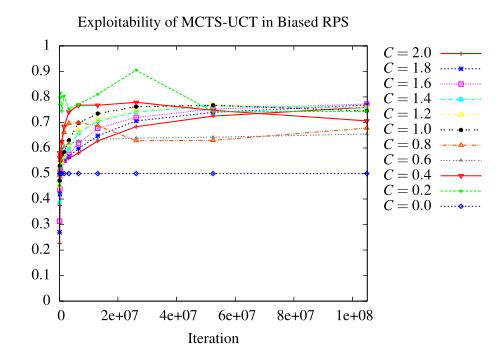

Reproduce this figure in gnuplot.
set terminal epslatex color colortext standalone header "\\usepackage[T1]{fontenc}\n\\usepackage{mathptmx}\n\\usepackage{helvet}"
set out 'duct.tex'
set key out vert
set key right
set title 'Exploitability of MCTS-UCT in Biased Rock, Paper, Scissors'
set xlabel 'Iteration'
set ylabel 'Exploitability'
set xrange [100000:105000000]
plot "mcts-uct-c2.0.dat" using 1:2 with linespoints lt 1 lw 3 title '$C=2.0$', \
     "mcts-uct-c1.8.dat" using 1:2 with linespoints lt 3 lw 3 title '$C=1.8$', \
     "mcts-uct-c1.6.dat" using 1:2 with linespoints lt 4 lw 3 title '$C=1.6$', \
     "mcts-uct-c1.4.dat" using 1:2 with linespoints lt 5 lw 3 title '$C=1.4$', \
     "mcts-uct-c1.2.dat" using 1:2 with linespoints lt 6 lw 3 title '$C=1.2$', \
     "mcts-uct-c1.0.dat" using 1:2 with linespoints lt 7 lw 3 title '$C=1.0$', \
     "mcts-uct-c0.8.dat" using 1:2 with linespoints lt 8 lw 3 title '$C=0.8$', \
     "mcts-uct-c0.6.dat" using 1:2 with linespoints lt 9 lw 3 title '$C=0.6$', \
     "mcts-uct-c0.4.dat" using 1:2 with linespoints lt 10 lw 3 title '$C=0.4$', \
     "mcts-uct-c0.2.dat" using 1:2 with linespoints lt 11 lw 3 title '$C=0.2$', \
     "mcts-uct-c0.0.dat" using 1:2 with linespoints lt 12 lw 3 title '$C=0.0$',
